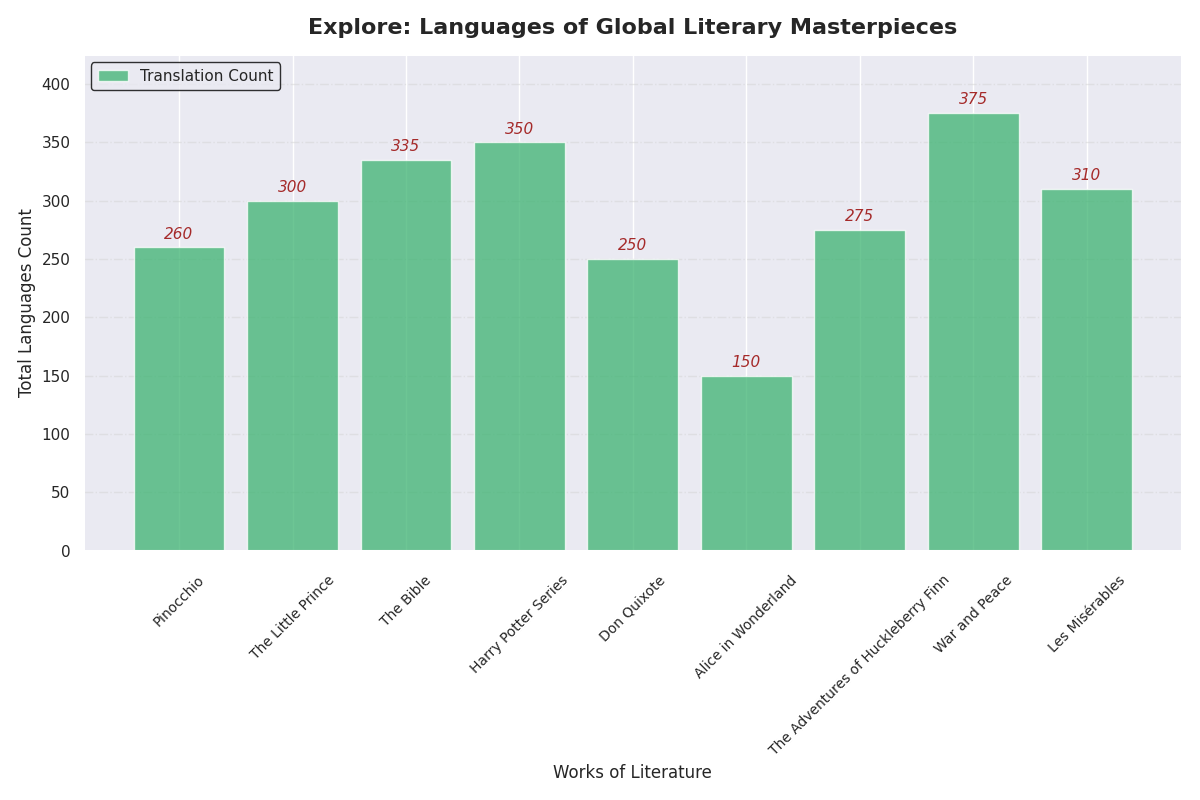

Python code for this plot:
import matplotlib.pyplot as plt
import numpy as np

works = [
    "Pinocchio",
    "The Little Prince",
    "The Bible",
    "Harry Potter Series",
    "Don Quixote",
    "Alice in Wonderland",
    "The Adventures of Huckleberry Finn",
    "War and Peace",
    "Les Misérables"
]

translations = [260, 300, 335, 350, 250, 150, 275, 375, 310]

fig, ax = plt.subplots(figsize=(12, 8))

# Use a single consistent color for all bars
bar_color = 'mediumseagreen'

bars = ax.bar(works, translations, color=bar_color, alpha=0.75)

ax.set_title("Explore: Languages of Global Literary Masterpieces", fontsize=16, fontweight='bold', pad=15)
ax.set_xlabel('Works of Literature', fontsize=12)
ax.set_ylabel('Total Languages Count', fontsize=12)

for bar in bars:
    ax.text(bar.get_x() + bar.get_width()/2, bar.get_height() + 5, f'{int(bar.get_height())}', 
            va='bottom', ha='center', fontsize=11, color='brown', fontstyle='italic')

ax.tick_params(axis='x', rotation=45, labelsize=10, pad=10)
ax.set_ylim(0, max(translations) + 50)

ax.yaxis.grid(True, linestyle='-.', which='major', color='lightgrey', alpha=0.5)
ax.spines['top'].set_linewidth(1.5)
ax.spines['bottom'].set_linewidth(1.5)
ax.spines['left'].set_linewidth(1.5)
ax.spines['right'].set_linewidth(1.5)

ax.legend(['Translation Count'], loc='upper left', fontsize=11, frameon=True, edgecolor='black')

plt.tight_layout()
plt.show()
